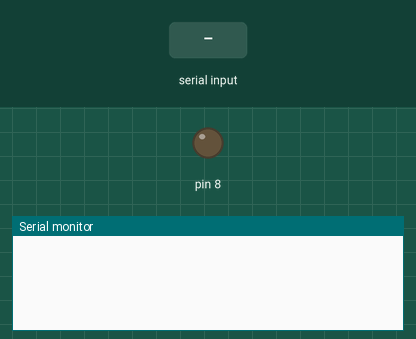
The sketch below on a simulated Arduino Uno, built with avr-gcc and run on an emulated ATmega328P. Shown: output pins drawn as LEDs (lit = HIGH), the last lines printed to the serial monitor. The test bench sets the inputs (shaded band).

Above: at 1.2 s.
1.3 s: "tun on led\n" received over Serial
At 3.4 s:
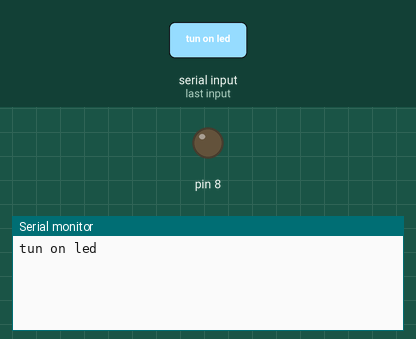
3.8 s: "tun off led\n" received over Serial
At 5.4 s:
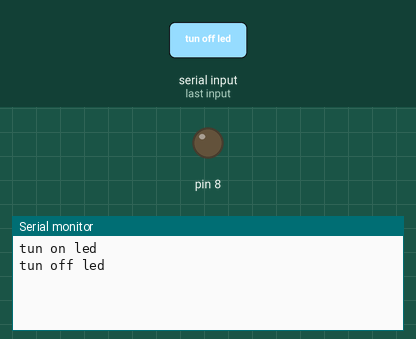
6.3 s: "1\n" received over Serial
At 8.1 s:
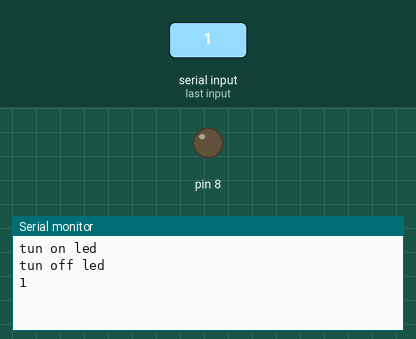

The sketch:

voice.ino
```cpp
/*
  Contorl Arduino LED using voice in an android app
*/
String Incoming_value;
void setup() {

  Serial.begin(9600);
  pinMode(8, OUTPUT);

}

void loop() {
  if (Serial.available() > 0)
  {
    Incoming_value = Serial.readString();
    Serial.print(Incoming_value);
    Serial.print("\n");
    if (Incoming_value == "tun on led")
      digitalWrite(8, HIGH);
    else if (Incoming_value == "tun off led")
      digitalWrite(8, LOW);
  }
}
```

Measured:
- after the input at 1.3 s, the serial monitor: prints a new line after 1.0 s (image 1)
- after the input at 3.8 s, the serial monitor: prints a new line after 1.0 s (image 2)
- after the input at 6.3 s, the serial monitor: prints a new line after 1.0 s (image 3)
